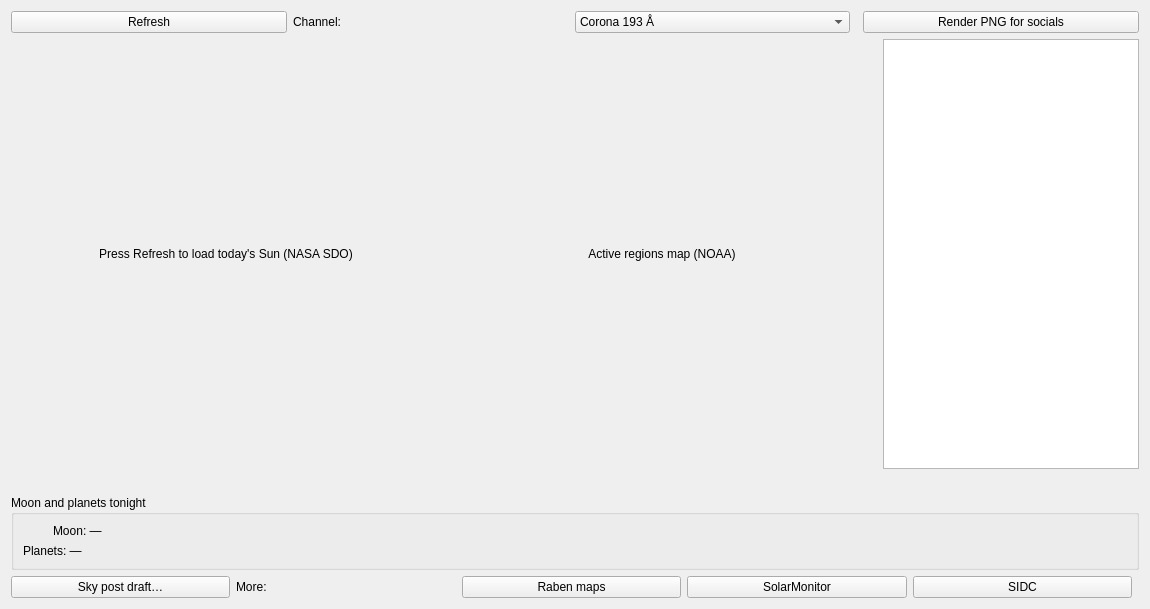
<?xml version="1.0" encoding="UTF-8"?>
<ui version="4.0">
 <class>SolarTab</class>
 <widget class="QWidget" name="SolarTab">
  <layout class="QVBoxLayout" name="verticalLayout">
   <item>
    <layout class="QHBoxLayout">
     <item><widget class="QPushButton" name="btn_refresh_sun"><property name="text"><string>Refresh</string></property></widget></item>
     <item>
      <widget class="QLabel" name="lbl_channel"><property name="text"><string>Channel:</string></property></widget>
     </item>
     <item>
      <widget class="QComboBox" name="cmb_channel">
       <item><property name="text"><string>Corona 193 Å</string></property></item>
       <item><property name="text"><string>Chromosphere 304 Å</string></property></item>
       <item><property name="text"><string>Corona 171 Å</string></property></item>
       <item><property name="text"><string>Sunspots (visible)</string></property></item>
       <item><property name="text"><string>Magnetogram</string></property></item>
      </widget>
     </item>
      <item><spacer><property name="orientation"><enum>Qt::Horizontal</enum></property></spacer></item>
      <item><widget class="QPushButton" name="btn_sun_post"><property name="text"><string>Render PNG for socials</string></property><property name="toolTip"><string>Write today's Sun panel (with the observatory watermark) for your networks</string></property></widget></item>
     </layout>
    </item>
    <item>
     <layout class="QHBoxLayout" name="sunMain">
     <item>
      <widget class="QLabel" name="lbl_sun_image">
       <property name="alignment"><enum>Qt::AlignCenter</enum></property>
       <property name="minimumSize"><size><width>430</width><height>430</height></size></property>
       <property name="maximumSize"><size><width>430</width><height>430</height></size></property>
       <property name="text"><string>Press Refresh to load today's Sun (NASA SDO)</string></property>
       <property name="wordWrap"><bool>true</bool></property>
      </widget>
     </item>
     <item>
       <widget class="QLabel" name="lbl_sun_map">
        <property name="alignment"><enum>Qt::AlignCenter</enum></property>
        <property name="minimumSize"><size><width>430</width><height>430</height></size></property>
        <property name="maximumSize"><size><width>430</width><height>430</height></size></property>
       <property name="text"><string>Active regions map (NOAA)</string></property>
       <property name="wordWrap"><bool>true</bool></property>
      </widget>
     </item>
     <item>
      <widget class="QTextBrowser" name="txt_sun_data">
       <property name="maximumWidth"><number>330</number></property>
       <property name="maximumHeight"><number>430</number></property>
      </widget>
     </item>
    </layout>
   </item>
   <item>
    <widget class="QLabel" name="lbl_impact">
     <property name="wordWrap"><bool>true</bool></property>
     <property name="text"><string/></property>
    </widget>
   </item>
   <item>
    <widget class="QGroupBox" name="grp_almanac">
     <property name="title"><string>Moon and planets tonight</string></property>
     <layout class="QVBoxLayout">
      <item>
       <layout class="QHBoxLayout">
        <item>
         <widget class="QLabel" name="lbl_moon_icon">
          <property name="maximumSize"><size><width>24</width><height>24</height></size></property>
          <property name="alignment"><set>Qt::AlignVCenter | Qt::AlignLeft</set></property>
          <property name="text"><string/></property>
         </widget>
        </item>
        <item><widget class="QLabel" name="lbl_moon"><property name="wordWrap"><bool>true</bool></property><property name="text"><string>Moon: —</string></property></widget></item>
        <item><spacer name="moonSpacer"><property name="orientation"><enum>Qt::Horizontal</enum></property></spacer></item>
       </layout>
      </item>
      <item><widget class="QLabel" name="lbl_planets"><property name="wordWrap"><bool>true</bool></property><property name="text"><string>Planets: —</string></property></widget></item>
     </layout>
    </widget>
   </item>
    <item>
     <layout class="QHBoxLayout">
      <item><widget class="QPushButton" name="btn_sky_post"><property name="text"><string>Sky post draft…</string></property><property name="toolTip"><string>Draft the bilingual "sky today" post (Sun + Moon + planets)</string></property></widget></item>
      <item><widget class="QLabel" name="lbl_links"><property name="text"><string>More:</string></property></widget></item>
     <item><widget class="QPushButton" name="btn_raben"><property name="text"><string>Raben maps</string></property></widget></item>
     <item><widget class="QPushButton" name="btn_solarmonitor"><property name="text"><string>SolarMonitor</string></property></widget></item>
     <item><widget class="QPushButton" name="btn_sidc"><property name="text"><string>SIDC</string></property></widget></item>
     <item><spacer><property name="orientation"><enum>Qt::Horizontal</enum></property></spacer></item>
    </layout>
   </item>
  </layout>
 </widget>
 <resources/>
 <connections/>
</ui>
